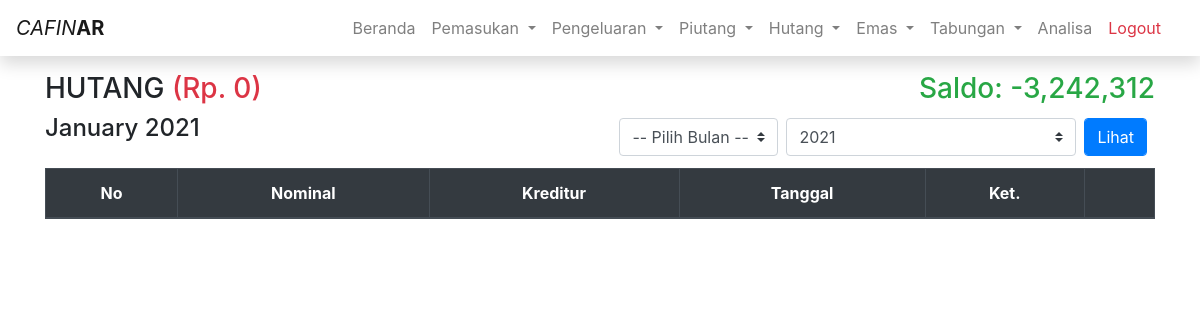
Before: /hutang (signed in) with the older database file.
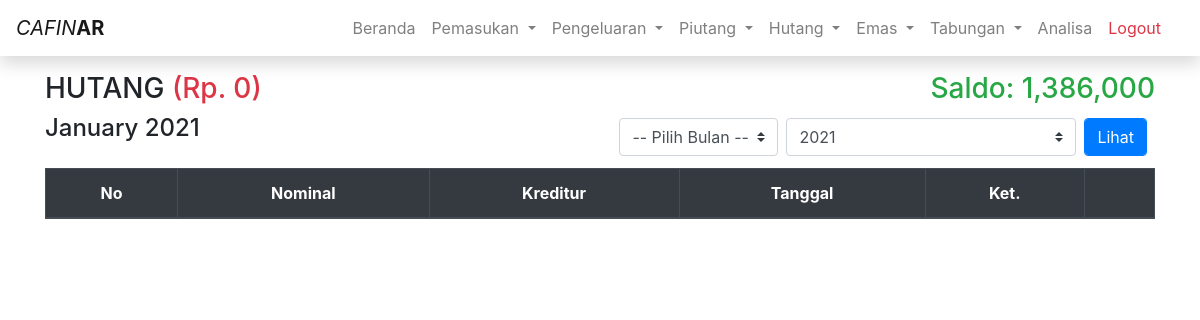
After: the same page with the newer database file.
### tables this page shows
CREATE TABLE `saldo` (
  `id` int(11) NOT NULL,
  `saldo` int(11) NOT NULL,
  `tanggal` timestamp NOT NULL DEFAULT CURRENT_TIMESTAMP ON UPDATE CURRENT_TIMESTAMP
);

### app/core/Controller.php (called while the page is built, shortened)
<?php
class Controller
{
  public function view($view, $data = [])
  {
    require_once 'app/views/' . $view . '.php';
  }
  public function model($model)
  {
    return new $model;
  }
}

### app/controllers/Hutang.php (called while the page is built, shortened)
<?php
class Hutang extends Controller
{
  public function index()
  {
    $data['bulan'] = date('F');
    $data['tahun'] = date('Y');
    $data['hutang'] = $this->model('Hutang_model')->showCurrentMonthHutang();
    $data['saldo'] = $this->model('Saldo_model')->showSaldo();
    $data['total'] = $this->model('Hutang_model')->showTotal();
    $data['title'] = 'Hutang | ' . $this->title;
    $this->view('hutang/index', $data);
  }
}

### app/core/App.php (called while the page is built, shortened)
<?php
class App
{
  protected $controller = 'Home',
    $method = 'index',
    $params = [];
  public function __construct()
  {
    $this->controller = new $this->controller;
    call_user_func_array([$this->controller, $this->method], $this->params);
  }
}

### index.php (called while the page is built, shortened)
<?php
$app = new App();

### app/core/Database.php (called while the page is built, shortened)
<?php
class Database
{
  private $host = DB_HOST,
    $user = DB_USER,
    $pass = DB_PASS,
    $db_name = DB_NAME;
  private $dbh;
  private $stmt;
  public function __construct()
  {
    $dsn = 'mysql:host=' . $this->host . ';dbname=' . $this->db_name;
    $option = [
      PDO::ATTR_PERSISTENT => true,
      PDO::ATTR_ERRMODE => PDO::ERRMODE_EXCEPTION
    ];
    try {
      $this->dbh = new PDO($dsn, $this->user, $this->pass, $option);
    } catch (PDOException $e) {
      die($e->getMessage());
    }
  }
  public function query($query)
  {
    $this->stmt = $this->dbh->prepare($query);
  }
  public function execute()
  {
    $this->stmt->execute();
  }
  public function single()
  {
    $this->execute();
    return $this->stmt->fetch(PDO::FETCH_ASSOC);
  }
}

### app/models/Hutang_model.php (called while the page is built, shortened)
<?php
class Hutang_model
{
  private $table = 'hutang',
    $db;
  public function __construct()
  {
    $this->db = new Database;
  }
  public function showTotal()
  {
    $this->db->query("SELECT SUM(nominal) AS total FROM " . $this->table);
    return $this->db->single();
  }
  public function showCurrentMonthHutang()
  {
    $this->db->query("SELECT * FROM " . $this->table . "
     WHERE MONTH(tanggal) = MONTH(CURRENT_DATE())
     AND
     YEAR(tanggal) = YEAR(CURRENT_DATE())
     ORDER BY tanggal DESC");
    return $this->db->resultSet();
  }
}

### app/models/Saldo_model.php (called while the page is built, shortened)
<?php
class Saldo_model
{
  private $table = 'saldo',
    $db;
  public function __construct()
  {
    $this->db = new Database;
  }
  public function showSaldo()
  {
    $this->db->query("SELECT * FROM " . $this->table . " WHERE id = 1");
    return $this->db->single();
  }
}

### app/views/hutang/index.php (the view, shortened to what this page needs)
<div class="row">
  <div class="col">
    <h3>HUTANG <span class="text-danger">(Rp. <?= number_format($data['total']['total']); ?>)</span></h3>
  </div>
  <div class="col text-right">
    <h3 class="text-success">Saldo: <?= number_format($data['saldo']['saldo']); ?></h3>
  </div>
</div>
<div class="row">
  <div class="col">
    <h4><?= $data['bulan'] ?> <?= $data['tahun'] ?></h4>
  </div>
  <div class="col d-flex justify-content-end">
    <form class="form-inline" method="POST" action="<?= BASEURL; ?>/hutang/index">
      <select class="custom-select my-1 mr-sm-2" id="bulan" name="bulan" required>
        <option value="00">-- Pilih Bulan --</option>
      </select>
      <input type="number" class="custom-select my-1 mr-sm-2" id="tahun" name="tahun" placeholder="tahun" value="<?= $data['tahun']; ?>" required>
      <button class="btn btn-primary form-control mr-sm-2">Lihat</button>
    </form>
  </div>
</div>
<div class="row">
  <div class="col">
    <table class="table table-bordered table-hover">
      <thead class="thead-dark">
        <tr class="text-center">
          <th scope="col">No</th>
          <th scope="col">Nominal</th>
          <th scope="col">Kreditur</th>
          <th scope="col">Tanggal</th>
          <th scope="col">Ket.</th>
          <th scope="col"></th>
        </tr>
      </thead>
    </table>
  </div>
</div>

Changed rows visible on the page:
changed saldo: saldo "-3,242,312" → "1,386,000"
